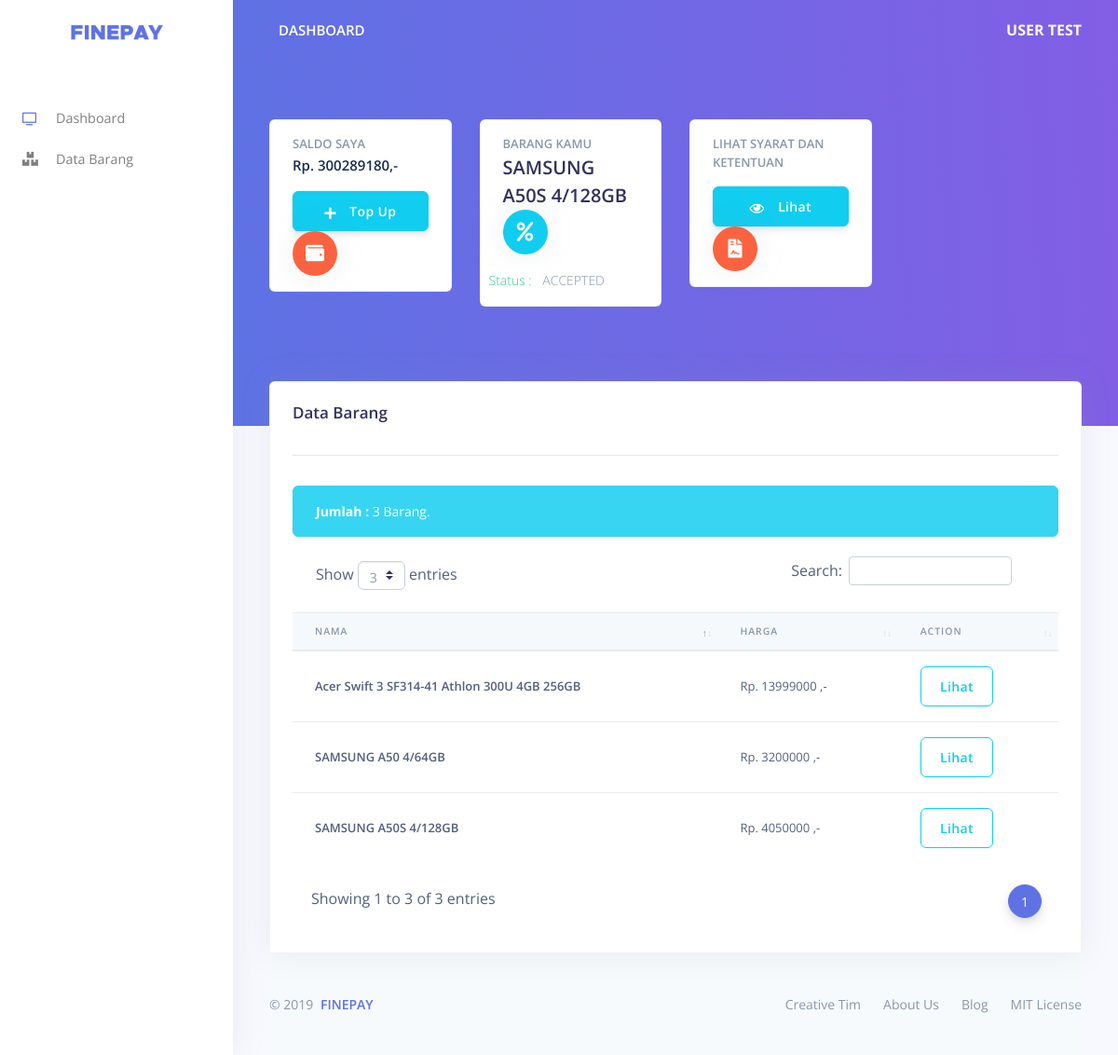
Before: /dashboard/user/view-barang.php (signed in) with the older database file.
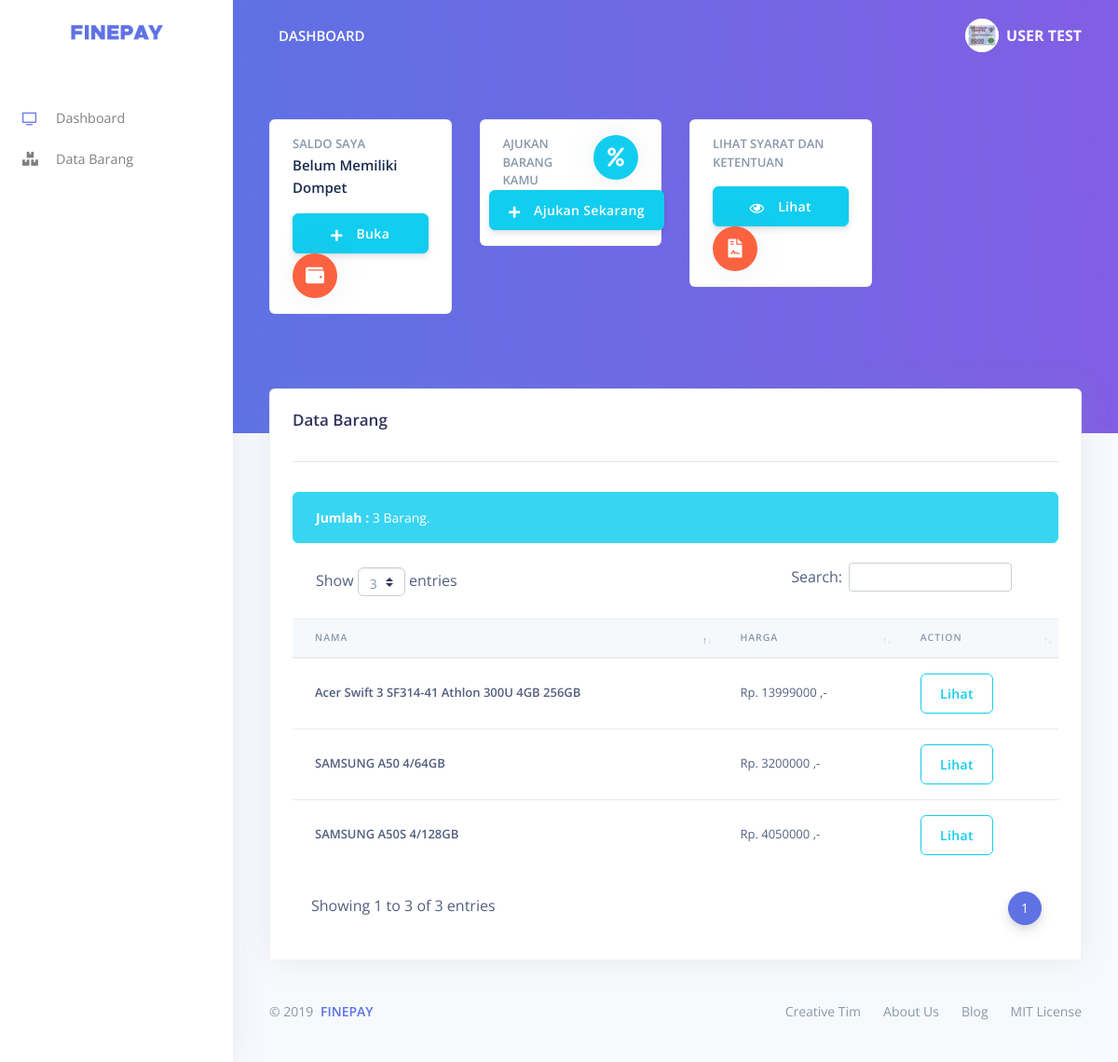
After: the same page with the newer database file.
### tables this page shows
CREATE TABLE `dompet` (
  `id_dompet` varchar(15) NOT NULL,
  `id_user` varchar(15) DEFAULT NULL,
  `jenis_dompet` varchar(20) DEFAULT NULL,
  `saldo` bigint(20) DEFAULT NULL
);

CREATE TABLE `pesanan` (
  `id_pesanan` varchar(10) NOT NULL,
  `id_user` varchar(15) DEFAULT NULL,
  `id_barang` varchar(20) DEFAULT 'NULL',
  `tgl_pesanan` datetime DEFAULT NULL,
  `ket_pesanan` text DEFAULT NULL
);

CREATE TABLE `barang` (
  `id_barang` varchar(20) NOT NULL,
  `nama_barang` varchar(50) NOT NULL,
  `harga` decimal(10,0) NOT NULL
);

CREATE TABLE `profil_img` (
  `id_profil` varchar(15) NOT NULL,
  `id_user` varchar(20) NOT NULL,
  `status` varchar(100) NOT NULL
);

### dashboard/user/query-user.php (called while the page is built, shortened)
<?php
include('../koneksi.php');
$query_jml_barang = "SELECT COUNT(*) AS 'Jumlah' FROM barang";
$sql_jml_barang= mysqli_query($koneksi, $query_jml_barang );
$jml_barang  = mysqli_fetch_array($sql_jml_barang);
$query_cek_pesanan = "SELECT users.nama, barang.nama_barang, pesanan.id_pesanan, pesanan.tgl_pesanan, pesanan.ket_pesanan
FROM pesanan
JOIN users ON users.id=pesanan.id_user
JOIN barang ON barang.id_barang=pesanan.id_barang WHERE users.id='" . $_SESSION['id'] ."'";
$sql_cek_pesanan= mysqli_query($koneksi, $query_cek_pesanan );
$cek_data_pesanan = mysqli_num_rows($sql_cek_pesanan);
if ($cek_data_pesanan > 0){
        $view_pesanan = true;
} else {
    $view_pesanan = false;
}
?>

### dashboard/user/data-barang.php (the view, shortened to what the changed rows need)
<div class="container-fluid mt--7">
      <div class="row mt-5">
        <div class="col-xl-12 mb-5 mb-xl-0">
          <div class="card shadow">
            <div class="card-header border-0">
              <div class="row align-items-center">
                <div class="col">
                  <h3 class="mb-0">Data Barang</h3>
                  <hr>
                    <div class="alert alert-info" role="alert">
                        <strong>Jumlah :</strong> <?php echo $jml_barang['Jumlah'] ?> Barang.
                    </div>
                </div>
              </div>
              <div class="table-responsive">
            <?php
                $query_view_barang = "SELECT * FROM barang";
                $sql_view_barang= mysqli_query($koneksi, $query_view_barang );
                $view_barang = mysqli_num_rows($sql_view_barang);
            ?>
              <table id="tabel-data-barang" class="table align-items-center">
                <thead class="thead-light">
                  <tr>
                    <th scope="col">Nama</th>
                    <th scope="col">Harga</th>
                    <th scope="col">Action</th>
                  </tr>
                </thead>
                <tbody>
                <?php
                if (($view_barang) > 0) {
                    while($vi_barang = mysqli_fetch_assoc($sql_view_barang)) {
                    echo "<tr>
                        <th scope='row'>" . $vi_barang["nama_barang"]. "</th>
                        <td>Rp. " . $vi_barang["harga"]." ,-</td>
                        <td scope='row'>
                        <button type='button' class='btn btn-outline-info' data-toggle='modal' data-target='#modal-notification". $vi_barang["id_barang"] . "'>Lihat</button>
                        </td>
                    </tr>"; ?>
                    </div>
                  </div>
        <?php };
            } else {
              echo "<div class='alert alert-warning text-center' role='alert>
              <span class='alert-inner--icon><strong>Warning!</strong> Tidak ada data ditemukan</span>
              </div>";
            }
                ?>
            </div>

### dashboard/user/header-user.php (shortened to what the changed rows need)
<?php
include('../koneksi.php');
if(!isset($_SESSION['username'])){
	header("location:./../index.php");
} else {
    include('query-user.php');
    $sql_view_saldo = "SELECT dompet.saldo as 'jmlsaldo' FROM `dompet` JOIN users ON users.id=dompet.id_user WHERE id_user='$_SESSION[id]'";
    $query_view_saldo= mysqli_query($koneksi, $sql_view_saldo );
    $jml_saldo = mysqli_fetch_array($query_view_saldo);
    $cek_data = mysqli_num_rows($query_view_saldo);
    if($cek_data == NULL) {
        $a = "Belum Memiliki Dompet";
        $showCreateDompet = true;
    } else if ($cek_data > 0){
        $mataUang = "Rp. ";
        $akhirMataUang = ",-";
        $a = $mataUang.$jml_saldo['jmlsaldo'].$akhirMataUang;
        $showCreateDompet = false;
    } else if ($cek_data == 0) {
        $a = '0';
    } else {
        echo "Gagal mendapatkan data";
    }
}
?>
<!DOCTYPE html>
<html lang="en">
<head>
  <link href="../assets/js/plugins/nucleo/css/nucleo.css" rel="stylesheet" />
  <link href="../assets/js/plugins/@fortawesome/fontawesome-free/css/all.min.css" rel="stylesheet" />
  <link href="../assets/css/style.css" rel="stylesheet" />
  <link href="../assets/css/argon-dashboard.css?v=1.1.0" rel="stylesheet" />
  <link rel="stylesheet" type="text/css" href="../assets/datables/datatables.min.css"/>
</head>
<body class="">
  <nav class="navbar navbar-vertical fixed-left navbar-expand-md navbar-light bg-white" id="sidenav-main">
    <div class="container-fluid">
      <a class="navbar-brand pt-0" href="../index.html">
        <img src="../assets/img/brand/logo_finepay.png" class="navbar-brand-img" alt="...">
      </a>
      <div class="collapse navbar-collapse" id="sidenav-collapse-main">
        <ul class="navbar-nav">
          <li class="nav-item  class=" active" ">
          <a class=" nav-link  " href=" ./index.php"> <i class="ni ni-tv-2 text-primary"></i> Dashboard
            </a>
          </li>
          <li class="nav-item  class=" active" ">
          <a class=" nav-link  " href=" ./view-barang.php"> <i class="fas fa-boxes"></i> Data Barang
            </a>
          </li>
        </ul>
    </div>
  </nav>
  <div class="main-content">
    <nav class="navbar navbar-top navbar-expand-md navbar-dark" id="navbar-main">
      <div class="container-fluid">
        <a class="h4 mb-0 text-white text-uppercase d-none d-lg-inline-block" href="./index.php">Dashboard</a>
        <ul class="navbar-nav align-items-center d-none d-md-flex">
          <li class="nav-item dropdown">
            <a class="nav-link pr-0" href="#" role="button" data-toggle="dropdown" aria-haspopup="true" aria-expanded="false">
              <div class="media align-items-center">
              <?php
		            	$id_user_admin = $_SESSION['id'];
                  $sqlImg = "SELECT * FROM profil_img WHERE id_user='$id_user_admin'";
                  $resultImg = mysqli_query($koneksi, $sqlImg);
                  while ($rowimg = mysqli_fetch_assoc($resultImg)) {
                    echo "<span class='avatar avatar-sm rounded-circle'>";
                      if ( $rowimg['status'] > 0) {
                        echo "<img src='../assets/img/theme/".$rowimg['status']."' class='rounded-circle'>";
                      } else {
                        echo "BELUM ADA FOTO";
                      }
                    echo "</span>";
                  }
                  ?>
                <div class="media-body ml-2 d-none d-lg-block">
                  <b> <?php echo $_SESSION['nama'];?> </b>
                </div>
              </div>
            </a>
          </li>
        </ul>
      </div>
    </nav>
    <div class="header bg-gradient-primary pb-8 pt-5 pt-md-8">
      <div class="container-fluid">
        <div class="header-body">
          <div class="row">
            <div class="col-xl-3 col-lg-6">
              <div class="card card-stats mb-4 mb-xl-0">
                <div class="card-body">
                  <div class="row">
                    <div class="col">
                      <h5 class="card-title text-uppercase text-muted mb-0">Saldo Saya</h5>
                      <span class="font-weight-bold mb-0 font-biru"><?php echo $a; ?></span>
                      <?php
                        if ($showCreateDompet == true) {
                          echo "<br>
                          <p class='mt-3 mb-0 text-muted text-sm'>
                          <button class='btn btn-icon btn-info btn-card-1' type='button' data-toggle='modal' data-target='#modal-input-topup'>
                          <span class='btn-inner--icon'><i class='fas fa-plus'></i></span>
                          <span class='btn-inner--text'>Buka</span>
                        </button>
                      </p>
                      <div class='modal fade' id='modal-input-topup' tabindex='-1' role='dialog' aria-labelledby='modal-input-topup' aria-hidden='true'>
                      <div class='modal-dialog modal- modal-dialog-centered modal-xl' role='document'>
                        <div class='modal-content'>
                          <div class='modal-body p-0'>
                            <div class='card bg-secondary shadow border-0'>
                              <div class='card-header bg-transparent pb-0'>
                                <div class='text-muted text-center mt-2 mb-3'><small>Yakin anda membuat dompet?</small></div>
                                  <div class='card-body px-lg-5 py-lg-5'>
                                    <form action='./proses.php' method='POST'>
                                      <div class='text-center'>
                                        <input type='hidden' name='id' class='btn btn-primary my-4'>
                                        <input type='submit' name='create_dompet' class='btn btn-primary my-4' value='Ya'>
                                      </div>
                                    </div>
                                  </form>
                                </div>
                              </div>
                            </div>
                          </div>
                        </div>
                      </div>";
                        } else {
                            echo "
                                <p class='mt-3 mb-0 text-muted text-sm'>
                                    <button class='btn btn-icon btn-info btn-card-1' type='button' data-toggle='modal' data-target='#modal-input-topup'>
                                    <span class='btn-inner--icon'><i class='fas fa-plus'></i></span>
                                    <span class='btn-inner--text'>Top Up</span>
                                  </button>
                                </p>
                                ";?>
                      <?php
                        }
                      ?>
                    </div>
                    <div class="col-auto">
                      <div class="icon icon-shape bg-warning text-white rounded-circle shadow">
                      <i class="fas fa-wallet"></i>
                      </div>
                    </div>
                  </div>
                </div>
              </div>
            </div>
            <div class="col-xl-3 col-lg-6">
              <div class="card card-stats mb-4 mb-xl-0">
                <div class="card-body">
                  <div class="row">
                  <?php
                  if($view_pesanan == true) {
                    while($row_pesan = mysqli_fetch_assoc($sql_cek_pesanan)) {
                  ?>
                    <div class="col">
                      <h5 class="card-title text-uppercase text-muted mb-0">Barang Kamu</h5>
                      <span class="h2 font-weight-bold mb-0"><?php echo  $row_pesan['nama_barang']; ?></span>
                    </div>
                    <div class="col-auto">
                      <div class="icon icon-shape bg-info text-white rounded-circle shadow">
                        <i class="fas fa-percent"></i>
                      </div>
                    </div>
                    <p class="mt-3 mb-0 text-muted text-sm">
                    <span class="text-success mr-2">Status : </span>
                    <span class="text-nowrap"><?php echo $row_pesan['ket_pesanan']; ?></span>
                  </p>
                    <?php }
                  } else if($view_pesanan == false) {
                  ?>
                  <div class="col">
                      <h5 class="card-title text-uppercase text-muted mb-0">Ajukan Barang Kamu</h5>
                    </div>
                    <div class="col-auto">
                      <div class="icon icon-shape bg-info text-white rounded-circle shadow">
                        <i class="fas fa-percent"></i>
                      </div>
                    </div>
                    <a href='view-data-barang.php'>
                      <button class='btn btn-icon btn-info btn-card-1' type='button'>
                        <span class='btn-inner--icon'><i class='fas fa-plus'></i></span>
                        <span class='btn-inner--text'>Ajukan Sekarang</span>
                      </button>
                      </a>
                  <?php
                  }
                  ?>
                  </div>
                </div>
              </div>
            </div>
            <div class="col-xl-3 col-lg-6">
              <div class="card card-stats mb-4 mb-xl-0">
                <div class="card-body">
                  <div class="row">
                    <div class="col">
                      <h5 class="card-title text-uppercase text-muted mb-0">Lihat Syarat Dan Ketentuan</h5>
                        <a href="./view-syarat-ketentuan.php">
                        <p class='mt-3 mb-0 text-muted text-sm'>
                         <button class='btn btn-icon btn-info btn-card-1' type='button'>
                         <span class='btn-inner--icon'><i class="far fa-eye"></i></span>
                            <span class='btn-inner--text'>Lihat</span>
                          </button>
                        </p>
                        </a>
                    </div>
                    <div class="col-auto">
                      <div class="icon icon-shape bg-warning text-white rounded-circle shadow">
                      <i class="fas fa-file-contract"></i>
                      </div>
                    </div>
                  </div>
                </div>
              </div>
            </div>
          </div>
        </div>
      </div>
    </div>

Changed rows visible on the page:
removed dompet: saldo "Rp. 300289180,-"
removed pesanan: id_barang.nama_barang "SAMSUNG A50S 4/128GB", ket_pesanan "ACCEPTED"
added profil_img: status (picture)
Other visible differences:
$a: (not shown) → "Belum Memiliki Dompet"
text no longer shown: "Top Up"
text now shown: "Buka AJUKAN BARANG KAMU Ajukan Sekarang"
